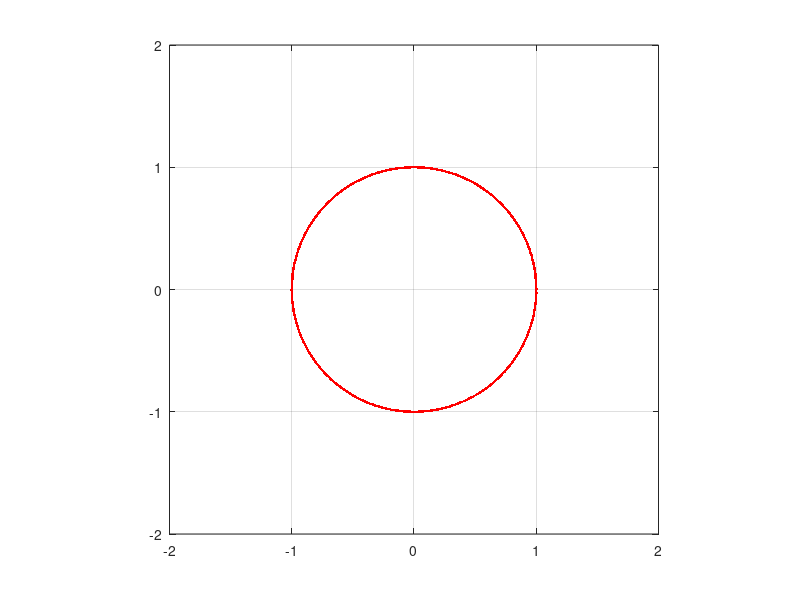
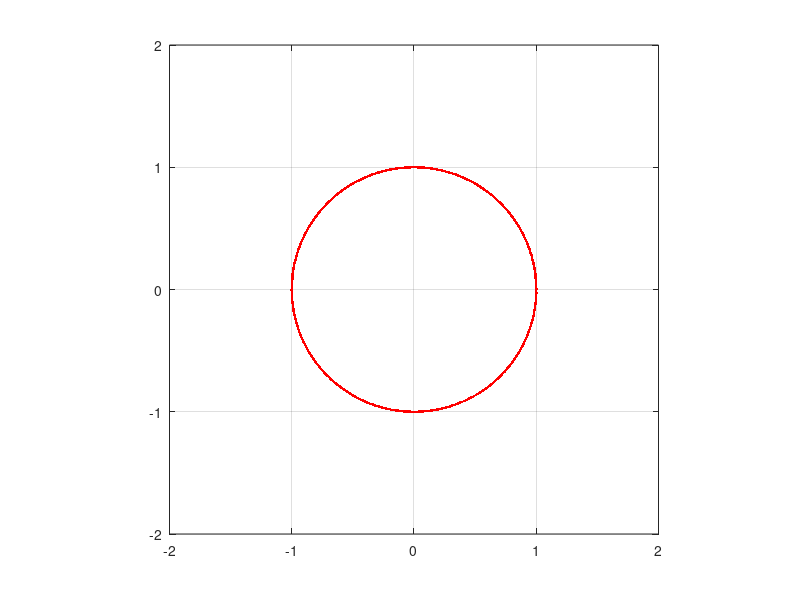

Reproduce these figures in MATLAB, in order. (Note: this script raises an error after producing the figures.)
clear; clc
%%
t=0:0.01:2*pi;

x=1*cos(t);
y=1*sin(t);

figure(1)
plot(x,y,'.r'); hold on
axis([-2 2 -2 2],'square')
grid on

figure(2)
plot(x,y,'.r'); hold on
axis([-2 2 -2 2],'square')
grid on
%%
A=[x',y'];
tic
B1=NNDS(A);
toc
figure(1)
plot(B1(:,1),B1(:,2),'.b')
tic
B2=NNDS2(A);
toc
figure(2)
plot(B2(:,1),B2(:,2),'.b')

disp([numel(B1) numel(B2)])